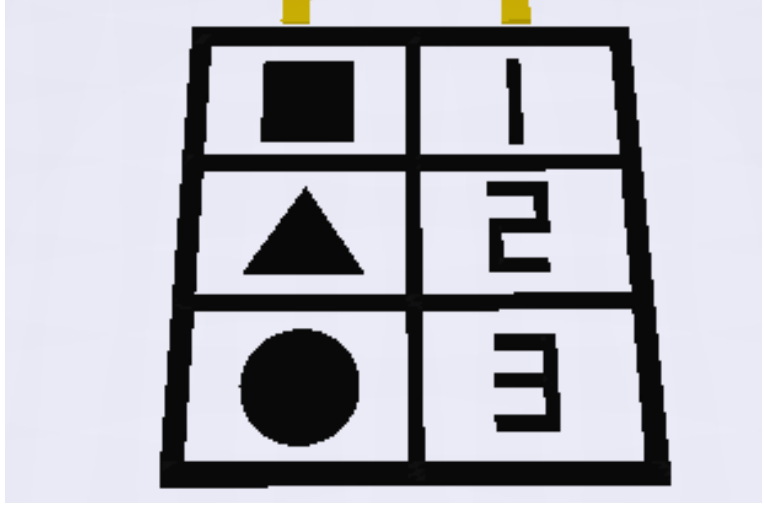
#> input picture img.png, 764 x 510 px
$ python nums.py
#> lines starting #> are read from the running program, lines starting #| are printed output that depends on the picture; after the words box and inside, x2 and y2 are one past the last pixel; in counts of white or black regions, pixels touching at a corner belong together
import cv2
import numpy as np

RECTANGLE = 1
TRIANGLE = 2
CIRCLE = 3

# img = cv2.imread('img_rotated.png')
img = cv2.imread('img.png')
#> img is the input picture: shape (510, 764, 3); mean B, G, R 188.6, 180.3, 180.3

img_w = img.shape[1]
#> img_w = 764
img_h = img.shape[0]
#> img_h = 510

img_hsv = cv2.cvtColor(img, cv2.COLOR_BGR2HSV)
#> img_hsv: shape (510, 764, 3); mean H, S, V 91.3, 10.2, 189.3

low_hsv_black = (0, 0, 0)
high_hsv_black = (180, 255, 20)

black_mask_hsv = cv2.inRange(img_hsv, low_hsv_black, high_hsv_black)
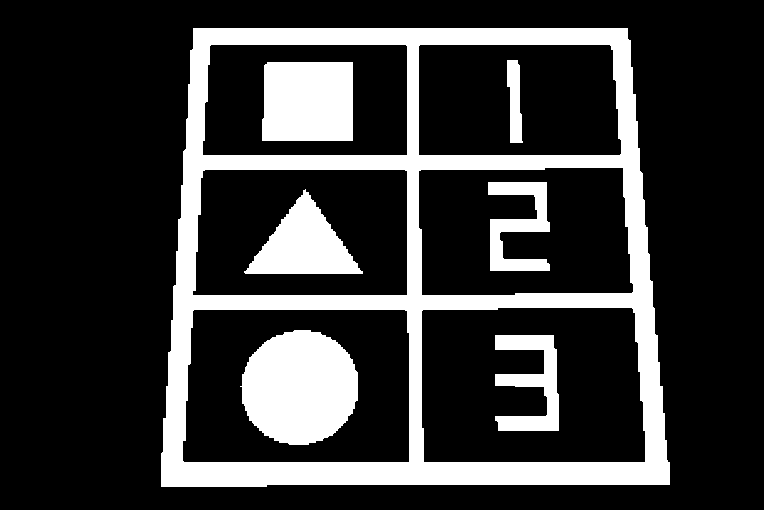
#> black_mask_hsv: shape (510, 764); 21.5% white; 7 white regions

all_cnts, ir = cv2.findContours(black_mask_hsv, cv2.RETR_TREE, cv2.CHAIN_APPROX_NONE)
#> all_cnts = 13 contours; largest, box (x1, y1, x2, y2) and area: (161, 28, 670, 487) 215334, (182, 309, 410, 463) 33900, (421, 307, 646, 463) 33724, (192, 169, 408, 296) 26403, (418, 167, 634, 296) 26068; ir = 13 rows, first 6: [-1, -1, 1, -1], [3, -1, 2, 0], [-1, -1, -1, 1], [5, 1, 4, 0], [-1, -1, -1, 3], [7, 3, 6, 0]
cnts = []

ir = ir[0]

i = 0

for el in ir:
    if el[3] == -1 or ir[el[3]][3] == -1:
        i += 1
        continue
    cnts.append(all_cnts[i])
    i += 1
#> this loop made 13 passes
#> el on passes 1 to 12: [-1, -1, 1, -1], [3, -1, 2, 0], [-1, -1, -1, 1], [5, 1, 4, 0], [-1, -1, -1, 3], [7, 3, 6, 0], [-1, -1, -1, 5], [9, 5, 8, 0], [-1, -1, -1, 7], [11, 7, 10, 0], [-1, -1, -1, 9], [-1, 9, 12, 0]
#> after the loop, cnts = 6 contours; box (x1, y1, x2, y2) and area: (240, 330, 358, 445) 10376, (262, 62, 353, 141) 6902, (244, 189, 363, 274) 4963, (495, 335, 559, 431) 3029, (488, 182, 550, 271) 2605, (507, 60, 523, 143) 868; i = 13

i = 0

k = None
b = None

for c in cnts:
    approx = cv2.approxPolyDP(c, cv2.arcLength(c, True) * 0.02, True)
    if len(approx) == 4:
        x0 = approx[0][0][0]
        y0 = approx[0][0][1]
        x1 = approx[1][0][0]
        y1 = approx[1][0][1]
        x2 = approx[3][0][0]
        y2 = approx[3][0][1]

        dx1 = x0 - x1
        dy1 = y0 - y1
        dx2 = x0 - x2
        dy2 = y0 - y2

        a = np.sqrt(dx1*dx1 + dy1*dy1)
        b = np.sqrt(dx2*dx2 + dy2*dy2)

        if a < b:
            a, b = b, a
            x1, x2 = x2, x1
            y1, y2 = y2, y1
            dx1, dx2 = dx2, dx1
            dy1, dy2 = dy2, dy1

        if 5 < a/b:
            cv2.drawContours(img, cnts, i, (0, 255, 0), 3)
            k = -dx1/dy1
            cx = (x0 + x1)/2
            cy = (y0 + y1)/2
            b = cy - k*cx
            for x in np.arange(0, img_w, 0.01):
                y = k*x + b
                img = cv2.circle(img, (int(x), int(y)), 3, (0, 255, 0), 3)
            break
    i += 1
#> this loop made 5 passes
#> (approx, x0, y0, x1, y1, x2, y2, dx1) on pass 5: ([[507, 60], [510, 142], [522, 142], [517, 60]], 507, 60, 510, 142, 517, 60, -3)
#> approx on pass 3: [[362, 271], [305, 189], [244, 272]]
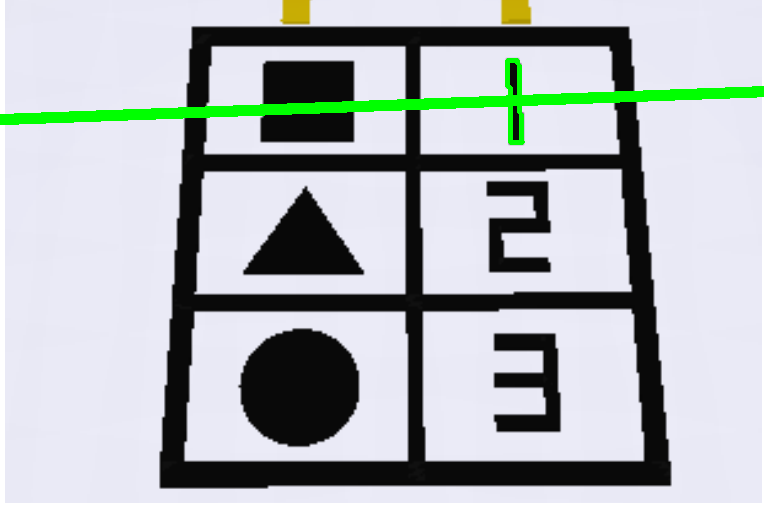
#> img: shape (510, 764, 3); 2.4% of pixels changed, all inside (x1, y1, x2, y2) = (0, 58, 764, 145)
#> after the loop, cx = 508.5; cy = 101; i = 4; k = -0.0366

j = 0
first_object = None
first_object_index = None
first_object_x = None
first_object_y = None
first_object_min_r = img_w*img_w + img_h*img_h
#> first_object_min_r = 843796
kp = -1/k
#> kp = 27.33
bp = None

for c in cnts:
    if j == i:
        j += 1
        continue

    ((rx, ry), (rw, rh), ra) = cv2.minAreaRect(c)

    r = abs(k*rx + b - ry)

    if r < first_object_min_r:
        first_object_min_r = r
        first_object = c
        first_object_index = j
        first_object_x = rx
        first_object_y = ry
        bp = ry - kp*rx

    j += 1
#> this loop made 6 passes
#> (rx, ry, rw, rh, r, first_object_min_r, first_object_x, first_object_y) on passes 1, 3, 6: (298.5, 387, 114, 117, 278.3, 278.3, 298.5, 387), (303, 231, 84, 118, 122.5, 122.5, 303, 231), (307, 101, 78, 90, 7.37, 7.37, 307, 101)
#> (rx, ry, rw, rh, r) on passes 2, 4: (526.5, 382.5, 95, 63, 282.2), (518.5, 226, 88, 61, 125.4)
#> after the loop, bp = -8290.3; first_object = contour of 332 points, box (x1, y1, x2, y2) (262, 62, 353, 141), area 6902; first_object_index = 5; first_object_min_r = 7.37; first_object_x = 307; first_object_y = 101; j = 6

for x in np.arange(0, img_w, 0.01):
    y = kp*x + bp
    img = cv2.circle(img, (int(x), int(y)), 3, (0, 255, 0), 3)
#> this loop made 76400 passes
#> y on passes 1 to 3: -8290.3, -8290.1, -8289.8
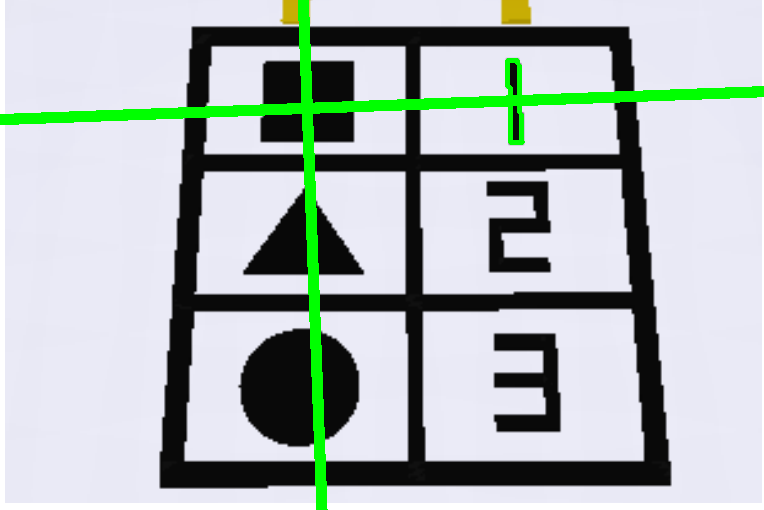
#> img: shape (510, 764, 3); 1.43% of pixels changed, all inside (x1, y1, x2, y2) = (298, 0, 328, 510)

img = cv2.circle(img, (int(first_object_x), int(first_object_y)), 3, (0, 0, 255), 3)
#> img: shape (510, 764, 3); 0.02% of pixels changed, all inside (x1, y1, x2, y2) = (302, 96, 313, 107)

approx = cv2.approxPolyDP(first_object, cv2.arcLength(first_object, True) * 0.02, True)
#> approx = [[264, 65], [262, 140], [352, 140], [352, 62]]

object_type = None

if len(approx) == 3:
    object_type = TRIANGLE
elif len(approx) == 4:
    object_type = RECTANGLE
else:
    object_type = CIRCLE

objects = [(first_object, object_type)]

second_object = None
second_object_x = None
second_object_y = None
second_object_min_r = img_w*img_w + img_h*img_h
#> second_object_min_r = 843796
second_object_index = None
third_object = None
third_object_x = None
third_object_y = None
third_object_min_r = img_w*img_w + img_h*img_h
#> third_object_min_r = 843796
third_object_index = None

i = 0

for c in cnts:
    if i == first_object_index:
        i += 1
        continue
    ((rx, ry), (rw, rh), ra) = cv2.minAreaRect(c)
    r = abs(kp*rx + b - ry)
    if r < second_object_min_r:
        if second_object is not None and (third_object is None or third_object_min_r > second_object_min_r):
            third_object_min_r = second_object_min_r
            third_object_x = second_object_x
            third_object_y = second_object_y
            third_object = second_object
        second_object_min_r = r
        second_object = c
        second_object_x = rx
        second_object_y = ry
        second_object_index = i
    elif r < third_object_min_r:
        third_object = c
        third_object_x = rx
        third_object_y = ry
        third_object_min_r = r
        third_object_index = i
    i += 1
#> this loop made 6 passes
#> (rx, ry, rw, rh, ra, r, third_object_x, third_object_y) on passes 2 to 3: (526.5, 382.5, 95, 63, -90, 14128.1, 526.5, 382.5), (303, 231, 84, 118, -90, 8170.6, 303, 231)
#> (rx, ry, rw, rh, ra, r, second_object_min_r, second_object_x) on pass 1: (298.5, 387, 114, 117, -90, 7891.6, 7891.6, 298.5)
#> after the loop, i = 6; second_object = contour of 379 points, box (x1, y1, x2, y2) (240, 330, 358, 445), area 10376; second_object_index = 0; second_object_min_r = 7891.6; second_object_x = 298.5; second_object_y = 387; third_object = contour of 334 points, box (x1, y1, x2, y2) (244, 189, 363, 274), area 4963; third_object_index = 2; third_object_min_r = 8170.6; third_object_x = 303; third_object_y = 231

img = cv2.drawContours(img, cnts, second_object_index, (0, 255, 0), 3)
img = cv2.drawContours(img, cnts, third_object_index, (0, 255, 0), 3)
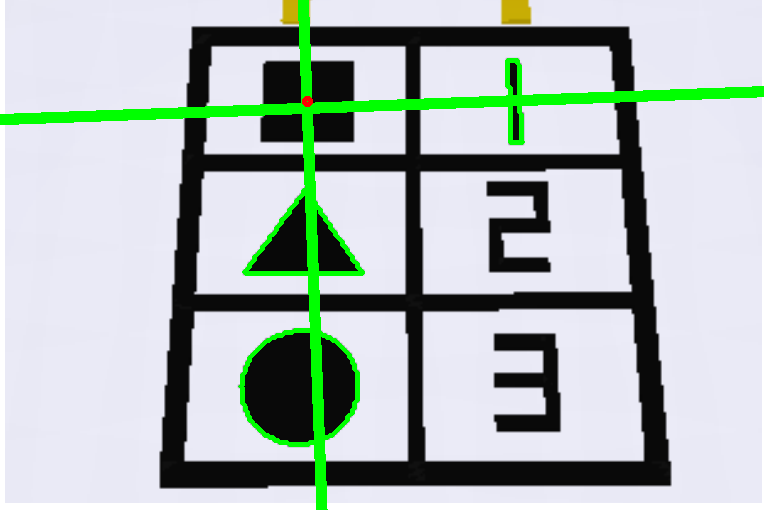
#> img: shape (510, 764, 3); mean B, G, R 182.8, 186.3, 174.7

while True:
    cv2.imshow('', img)
    cv2.waitKey(10)
